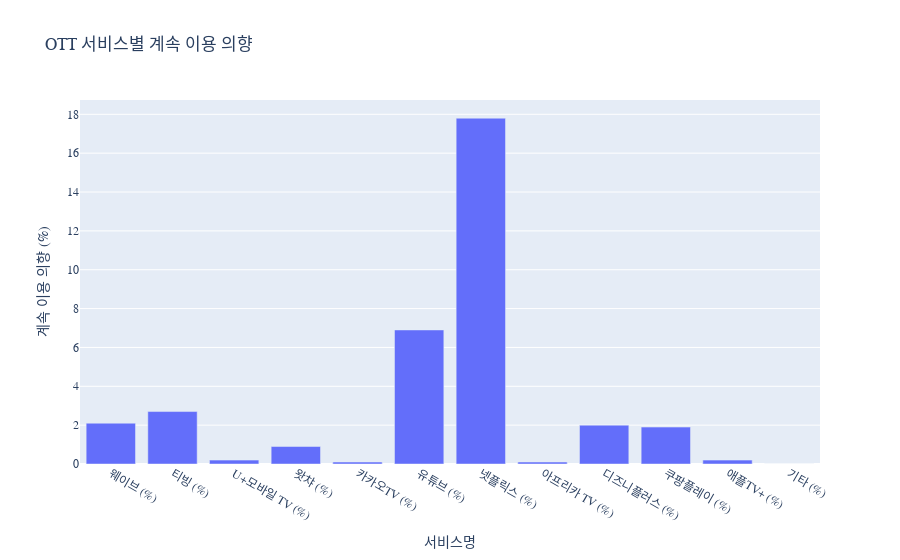

Notebook code for this chart:
### Markdown cell above
## 3. 계속 이용 의향 분석

### Code cell
# 1. 헤더 행 적용
df = df_continue_intent.copy()
df.columns = df.iloc[0]  # 첫 번째 행을 열 이름으로 설정
df = df[1:]  # 본문 데이터만 남김

# 2. 전체 기준 행 필터링
df_total = df[df['구분별(1)'] == '전체']

# 3. 시각화용 서비스 컬럼 목록 정의
service_columns = [
    '웨이브 (%)', '티빙 (%)', 'U+모바일 TV (%)', '왓챠 (%)', '카카오TV (%)',
    '유튜브 (%)', '넷플릭스 (%)', '아프리카 TV (%)', '디즈니플러스 (%)',
    '쿠팡플레이 (%)', '애플TV+ (%)', '기타 (%)'
]

# 4. 새로운 DataFrame 구성
df_bar = pd.DataFrame({
    '서비스명': service_columns,
    '계속이용의향비율': [float(df_total[col].values[0]) for col in service_columns]
})

# 5. 시각화
fig = px.bar(df_bar, 
                x='서비스명', 
                y='계속이용의향비율', 
                title='OTT 서비스별 계속 이용 의향',
                labels={'계속이용의향비율': '계속 이용 의향 (%)'})
fig.update_layout(font=dict(family='Arial, sans-serif'))
fig.show()

### Figure 1 — Plotly figure (JSON) as saved in the notebook; plotly's stock layout.template omitted (floating-point values rounded to 4 significant figures)
{"data": [{"hovertemplate": "서비스명=%{x}<br>계속 이용 의향 (%)=%{y}<extra></extra>", "legendgroup": "", "marker": {"color": "#636efa", "pattern": {"shape": ""}}, "name": "", "orientation": "v", "showlegend": false, "textposition": "auto", "type": "bar", "x": ["웨이브 (%)", "티빙 (%)", "U+모바일 TV (%)", "왓챠 (%)", "카카오TV (%)", "유튜브 (%)", "넷플릭스 (%)", "아프리카 TV (%)", "디즈니플러스 (%)", "쿠팡플레이 (%)", "애플TV+ (%)", "기타 (%)"], "xaxis": "x", "y": [2.1, 2.7, 0.2, 0.9, 0.1, 6.9, 17.8, 0.1, 2.0, 1.9, 0.2, 0.0], "yaxis": "y"}], "layout": {"barmode": "relative", "font": {"family": "Arial, sans-serif"}, "legend": {"tracegroupgap": 0}, "title": {"text": "OTT 서비스별 계속 이용 의향"}, "xaxis": {"anchor": "y", "domain": [0, 1], "title": {"text": "서비스명"}}, "yaxis": {"anchor": "x", "domain": [0, 1], "title": {"text": "계속 이용 의향 (%)"}}}}
